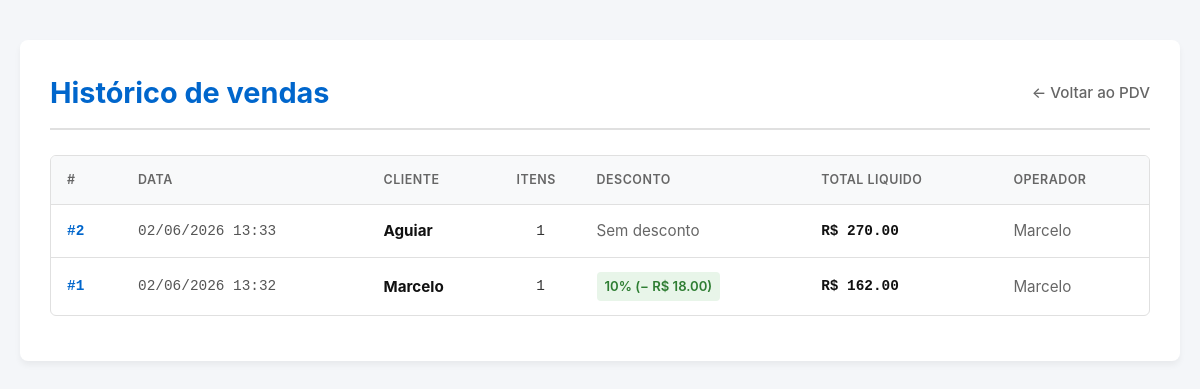
Before: /pdv/historico (signed in) with the older database file.
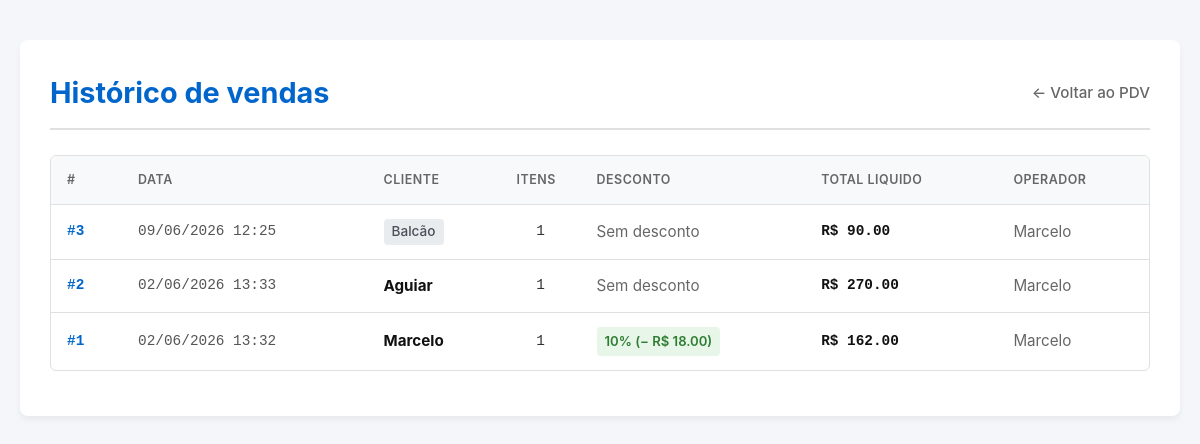
After: the same page with the newer database file.
### app/models/venda.py (models this page shows, shortened)
class Venda(Base):
    __tablename__ = "vendas"
    id         = Column(Integer, primary_key=True, index=True)
    cliente_id = Column(
        Integer,
        ForeignKey("clientes.id", ondelete="SET NULL"),
        nullable=True
    )
    usuario_id = Column(
        Integer,
        ForeignKey("usuarios.id", ondelete="SET NULL"),
        nullable=True
    )
    desconto_percentual = Column(Float, nullable=False, default=0.0)
    total_bruto  = Column(Float, nullable=False, default=0.0)
    total_liquido = Column(Float, nullable=False, default=0.0)
    observacao = Column(String(255), nullable=True)
    criado_em = Column(DateTime, server_default=func.now())
    cliente = relationship("Cliente", back_populates="vendas")
    usuario = relationship("Usuario", backref="vendas")
    itens   = relationship(
        "ItemVenda",
        back_populates="venda",
        cascade="all, delete-orphan"  # deleta itens se a venda for deletada
    )

### app/models/cliente.py (models this page shows, shortened)
class Cliente(Base):
    __tablename__ = "clientes"
    id         = Column(Integer, primary_key=True, index=True)
    nome       = Column(String(150), nullable=False, index=True)
    matricula  = Column(String(50), nullable=True, unique=True)
    telefone   = Column(String(20), nullable=True)
    is_associado = Column(Boolean, default=False, nullable=False)
    ativo      = Column(Boolean, default=True)
    criado_em  = Column(DateTime, server_default=func.now())
    vendas = relationship("Venda", back_populates="cliente")

### app/models/usuario.py (models this page shows)
class Usuario(Base):
    __tablename__ = "usuarios"
    id = Column(Integer, primary_key=True, autoincrement=True)
    nome = Column(String(100), nullable=False)
    email = Column(String(150), unique=True, nullable=False)
    senha_hash = Column(String(255), nullable=False)
    role = Column(String(20), default="operador")
    ativo = Column(Boolean, default=True)
    criado_em = Column(DateTime, server_default=func.now())

### app/controllers/pdv_controller.py (the view)
@router.get("/historico")
def historico_vendas(
    request: Request,
    db: Session = Depends(get_db),
    usuario = Depends(get_usuario_logado)
):
    vendas = (
        db.query(Venda)
        .order_by(Venda.criado_em.desc())
        .limit(100)
        .all()
    )
    return templates.TemplateResponse(
        request,
        "pdv/historico.html",
        {"request": request, "usuario": usuario, "vendas": vendas})

### app/templates/pdv/historico.html (shortened to what this page needs)
<!DOCTYPE html>
<html lang="pt-br">
<head>
</head>
<body>
    <div class="container">
        <header>
            <h1>Histórico de vendas</h1>
            <a href="/pdv" class="btn-back">← Voltar ao PDV</a>
        </header>
        <div class="table-responsive">
            <table>
                <thead>
                    <tr>
                        <th>#</th>
                        <th>Data</th>
                        <th>Cliente</th>
                        <th>Itens</th>
                        <th>Desconto</th>
                        <th>Total Liquido</th>
                        <th>Operador</th>
                    </tr>
                </thead>
                <tbody>
                    {% for v in vendas %}
                    <tr>
                        <td class="monospace">
                            <a href="/pdv/venda/{{ v.id }}" class="id-link">#{{ v.id }}</a>
                        </td>
                        <td class="monospace" style="color: #555;">
                            {{ v.criado_em.strftime('%d/%m/%Y %H:%M') }}
                        </td>
                        <td>
                            {% if v.cliente %}
                                <strong style="color: #111;">{{ v.cliente.nome }}</strong>
                            {% else %}
                                <span class="badge badge-balcao">Balcão</span>
                            {% endif %}
                        </td>
                        <td class="monospace" style="text-align: center; width: 80px;">
                            {{ v.itens | length }}
                        </td>
                        <td>
                            {% if v.desconto_percentual > 0 %}
                                <span class="badge badge-discount">
                                    {{ v.desconto_percentual|int }}% (− R$ {{ "%.2f"|format(v.desconto_valor) }})
                                </span>
                            {% else %}
                                <span style="color: var(--text-muted)">Sem desconto</span>
                            {% endif %}
                        </td>
                        <td class="monospace" style="font-weight: 600; color: #111;">
                            R$ {{ "%.2f"|format(v.total_liquido) }}
                        </td>
                        <td style="color: var(--text-muted);">
                            {{ v.usuario.nome if v.usuario else "—" }}
                        </td>
                    </tr>
                    {% endfor %}
                </tbody>
            </table>
        </div>
    </div>
</body>
</html>

Changed rows visible on the page:
added Venda: id "3", criado_em "09/06/2026 12:25", shows "Balcão", itens|length "1", desconto_percentual "Sem desconto", total_liquido "90.00", usuario "Marcelo"
